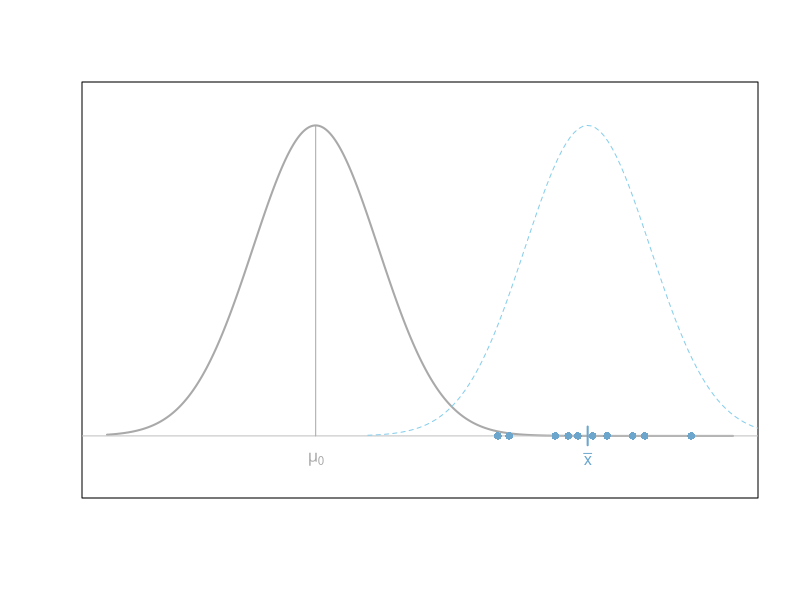
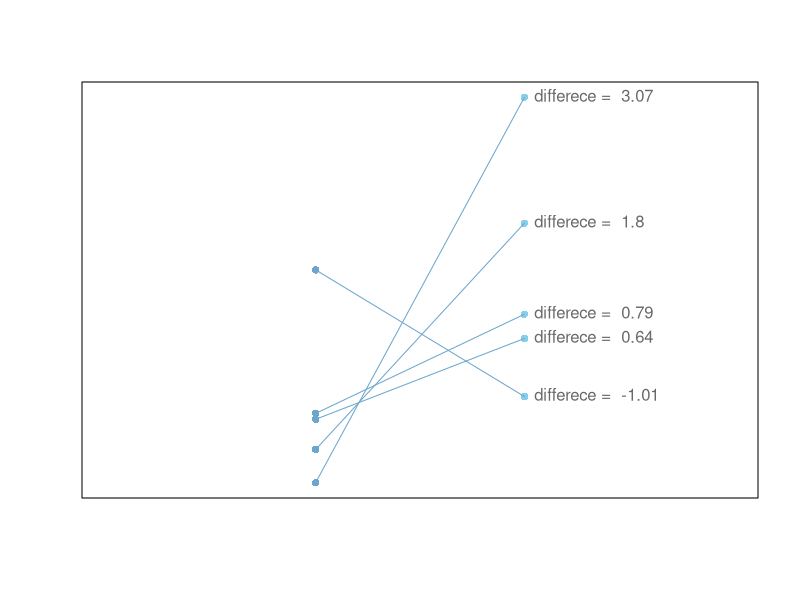
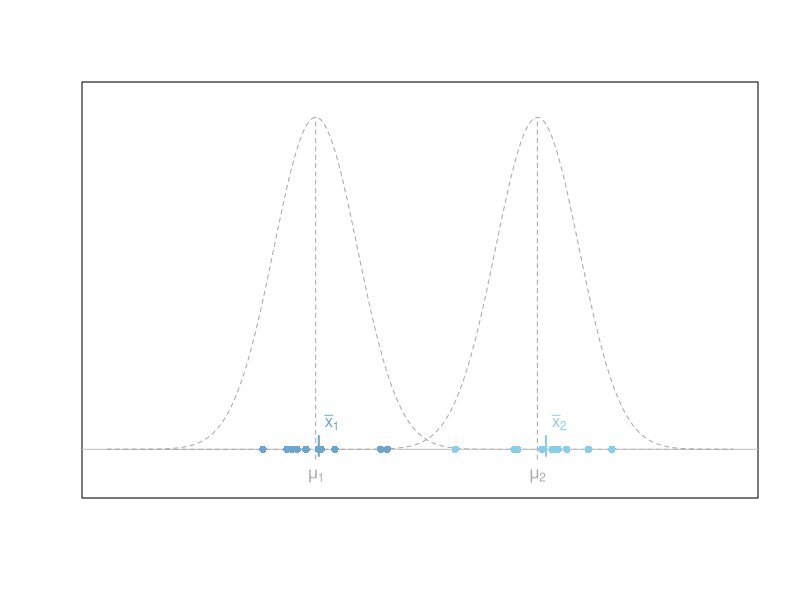
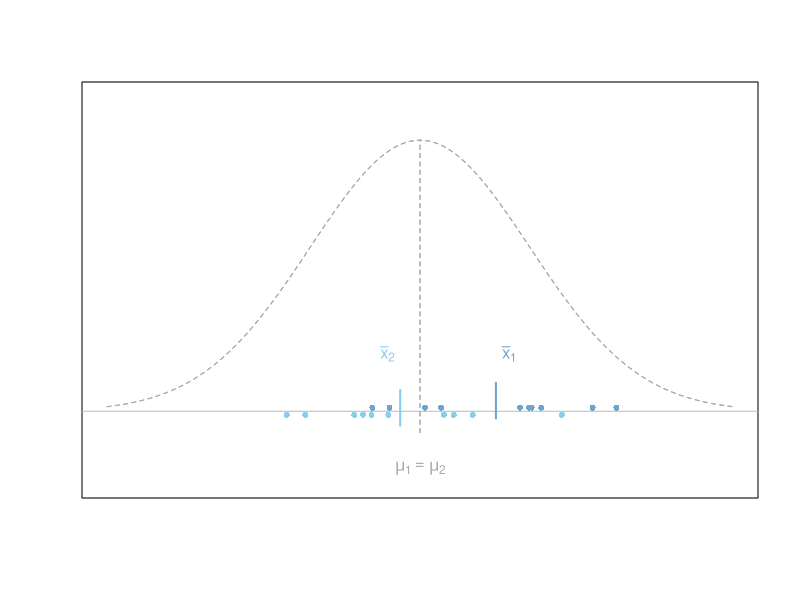

Write the R code that produced these figures, in order.
## ---- chunk 1
x <- seq(9,21, length.out=500)
sig <- 1.2
mu <- 13
y <- dnorm(x, mu, sig)
set.seed(15)
s <- rnorm(10, mu+5, sig)
plot(x, y, type='l', lty=1, lwd=2, col='darkgray', yaxt='n', xaxt='n',
     ylab=' ', xlab='', ylim=c(-.05,max(y)+.03))
abline(h=0, col='gray')
lines(c(mu,mu),c(0,dnorm(mu,mu,sig)), lty=1, col='darkgray')
points(s, rep(0,length(s)), pch=16, col='skyblue3')
text(mu,-0.025, expression(mu[0]), col='darkgray')
sbar <- mean(s)
lines(c(sbar,sbar), c(-0.01,0.01), col='skyblue3', lwd=2)
text(sbar, -0.025, expression(bar(x)), col='skyblue3')
x2 <- seq(14,22, length.out=100)
lines(x2,dnorm(x2,sbar,sig), lty=2, col='skyblue')
## ---- chunk 2
x <- seq(9,21, length.out=500)
sig <- .8
mu1 <- 13
mu2 <- 14.25
y1 <- dnorm(x, mu1, sig)
#plot(x, y1, type='l', lty=2, lwd=1, col='darkgray', yaxt='n', xaxt='n',
#     ylab=' ', xlab='', ylim=c(-.05,max(y1)+.03))
#abline(h=0, col='gray')
#lines(c(mu1,mu1),c(-0.015,dnorm(mu1,mu1,sig)), lty=2, col='darkgray')
y2 <- dnorm(x, mu2, sig) 
#lines(x, y2, lty=2, lwd=1, col='darkgray', yaxt='n', xaxt='n',
#     ylab=' ', xlab='')
#lines(c(mu2,mu2),c(-0.015,dnorm(mu2,mu2,sig)), lty=2, col='darkgray')

set.seed(123)
s1 <- rnorm(5, mu1, sig)
s2 <- rnorm(5, mu2, sig)
plot(rep(0,length(s1)), s1, pch=16, col='skyblue3', xlim=c(-1,2), ylim=c(min(s1),max(s2)), xaxt='n', yaxt='n', xlab="", ylab="")
points(rep(1,length(s2)), s2, pch=16, col='skyblue')
text(mu1,-0.04, expression(mu[1]), col='darkgray')
text(mu2,-0.04, expression(mu[2]), col='darkgray')
for (i in 1:length(s1)){
  lines(c(0,1), c(s1[i],s2[i]), col='skyblue3')
  text(1,s2[i], paste("differece = ",round(s2[i]-s1[i],2)), pos=4, col=rgb(.41,.41,.41))
}

## ---- chunk 3
x <- seq(9,21, length.out=500)
sig <- .8
mu1 <- 13
mu2 <- 17.25
y1 <- dnorm(x, mu1, sig)
plot(x, y1, type='l', lty=2, lwd=1, col='darkgray', yaxt='n', xaxt='n',
     ylab=' ', xlab='', ylim=c(-.05,max(y1)+.03))
abline(h=0, col='gray')
lines(c(mu1,mu1),c(-0.015,dnorm(mu1,mu1,sig)), lty=2, col='darkgray')
y2 <- dnorm(x, mu2, sig) 
lines(x, y2, lty=2, lwd=1, col='darkgray', yaxt='n', xaxt='n',
     ylab=' ', xlab='')
lines(c(mu2,mu2),c(-0.015,dnorm(mu2,mu2,sig)), lty=2, col='darkgray')

set.seed(123)
s1 <- rnorm(10, mu1, sig)
points(s1, rep(0,length(s1)), pch=16, col='skyblue3')
s2 <- rnorm(10, mu2, sig)
points(s2, rep(0,length(s2)), pch=16, col='skyblue')
text(mu1,-0.04, expression(mu[1]), col='darkgray')
text(mu2,-0.04, expression(mu[2]), col='darkgray')
sbar1 <- mean(s1)
sbar2 <- mean(s2)
lines(c(sbar1,sbar1), c(-0.01,0.02), col='skyblue3', lwd=2)
lines(c(sbar2,sbar2), c(-0.01,0.02), col='skyblue', lwd=2)
text(sbar1+.25, 0.04, expression(bar(x)[1]), col='skyblue3')
text(sbar2+.25, 0.04, expression(bar(x)[2]), col='skyblue')
## ---- chunk 4
x <- seq(9,21, length.out=500)
sig <- 2.1
mu1 <- 15
mu2 <- 15
y1 <- dnorm(x, mu1, sig)
plot(x, y1, type='l', lty=2, lwd=1, col='darkgray', yaxt='n', xaxt='n',
     ylab=' ', xlab='', ylim=c(-.05,max(y1)+.03))
abline(h=0, col='gray')
lines(c(mu1,mu1),c(-0.015,dnorm(mu1,mu1,sig)), lty=2, col='darkgray')
y2 <- dnorm(x, mu2, sig) 
lines(x, y2, lty=2, lwd=1, col='darkgray', yaxt='n', xaxt='n',
     ylab=' ', xlab='')
lines(c(mu2,mu2),c(-0.015,dnorm(mu2,mu2,sig)), lty=2, col='darkgray')

set.seed(23)
s1 <- rnorm(10, mu1, sig)
points(s1, rep(0.0025,length(s1)), pch=16, col='skyblue3', cex=0.8)
s2 <- rnorm(10, mu2, sig)
points(s2, rep(-0.0025,length(s2)), pch=16, col='skyblue', cex=0.8)
text(mu1,-0.04, expression(mu[1]==mu[2]), col='darkgray')
sbar1 <- mean(s1)
sbar2 <- mean(s2)
lines(c(sbar1,sbar1), c(-0.005,0.02), col='skyblue3', lwd=2)
lines(c(sbar2,sbar2), c(-0.01,0.015), col='skyblue', lwd=2)
text(sbar1+.25, 0.04, expression(bar(x)[1]), col='skyblue3')
text(sbar2-.25, 0.04, expression(bar(x)[2]), col='skyblue')
